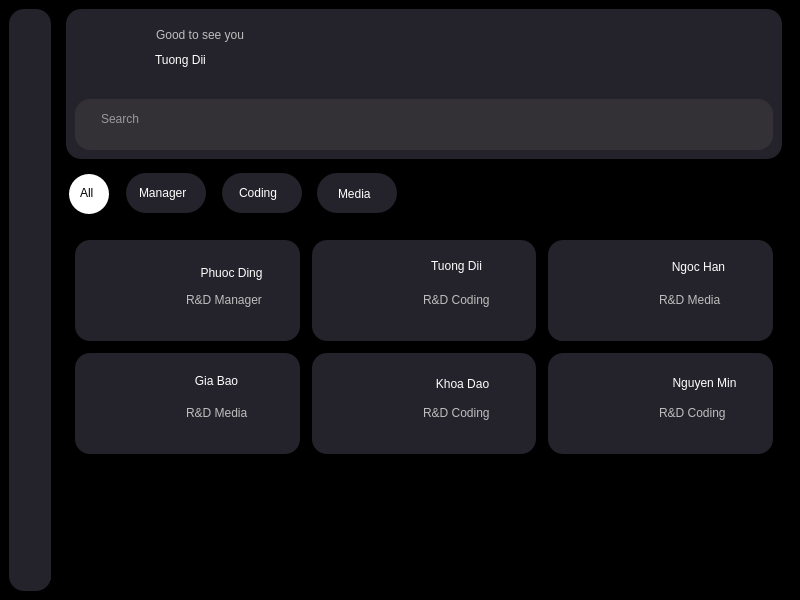
<?xml version="1.0" encoding="UTF-8"?>
<ui version="4.0">
 <class>MainWindow</class>
 <widget class="QMainWindow" name="MainWindow">
  <property name="geometry">
   <rect>
    <x>0</x>
    <y>0</y>
    <width>800</width>
    <height>600</height>
   </rect>
  </property>
  <property name="windowTitle">
   <string>MainWindow</string>
  </property>
  <property name="styleSheet">
   <string notr="true">background-color: black;</string>
  </property>
  <widget class="QWidget" name="centralwidget">
   <layout class="QHBoxLayout" name="horizontalLayout">
    <item>
     <widget class="QWidget" name="widget" native="true">
      <property name="minimumSize">
       <size>
        <width>42</width>
        <height>0</height>
       </size>
      </property>
      <property name="maximumSize">
       <size>
        <width>42</width>
        <height>16777215</height>
       </size>
      </property>
      <property name="styleSheet">
       <string notr="true">background-color: #24222A;
border-radius: 15px;</string>
      </property>
      <layout class="QVBoxLayout" name="verticalLayout_3">
       <item>
        <widget class="QWidget" name="widget_8" native="true">
         <widget class="QLabel" name="label_7">
          <property name="geometry">
           <rect>
            <x>1</x>
            <y>11</y>
            <width>20</width>
            <height>20</height>
           </rect>
          </property>
          <property name="text">
           <string/>
          </property>
          <property name="pixmap">
           <pixmap>../img/icons8-home-30.png</pixmap>
          </property>
          <property name="scaledContents">
           <bool>true</bool>
          </property>
         </widget>
         <widget class="QLabel" name="label_8">
          <property name="geometry">
           <rect>
            <x>1</x>
            <y>41</y>
            <width>20</width>
            <height>20</height>
           </rect>
          </property>
          <property name="text">
           <string/>
          </property>
          <property name="pixmap">
           <pixmap>../img/icons8-images-folder-48.png</pixmap>
          </property>
          <property name="scaledContents">
           <bool>true</bool>
          </property>
         </widget>
         <widget class="QLabel" name="label_9">
          <property name="geometry">
           <rect>
            <x>2</x>
            <y>71</y>
            <width>20</width>
            <height>20</height>
           </rect>
          </property>
          <property name="text">
           <string/>
          </property>
          <property name="pixmap">
           <pixmap>../img/icons8-friends-48.png</pixmap>
          </property>
          <property name="scaledContents">
           <bool>true</bool>
          </property>
         </widget>
        </widget>
       </item>
       <item>
        <widget class="QWidget" name="widget_9" native="true">
         <property name="minimumSize">
          <size>
           <width>40</width>
           <height>40</height>
          </size>
         </property>
         <property name="maximumSize">
          <size>
           <width>40</width>
           <height>40</height>
          </size>
         </property>
         <widget class="QLabel" name="label_6">
          <property name="geometry">
           <rect>
            <x>2</x>
            <y>13</y>
            <width>20</width>
            <height>20</height>
           </rect>
          </property>
          <property name="text">
           <string/>
          </property>
          <property name="pixmap">
           <pixmap>../img/icons8-qr-64.png</pixmap>
          </property>
          <property name="scaledContents">
           <bool>true</bool>
          </property>
         </widget>
        </widget>
       </item>
      </layout>
     </widget>
    </item>
    <item>
     <widget class="QWidget" name="widget_2" native="true">
      <property name="styleSheet">
       <string notr="true"/>
      </property>
      <layout class="QVBoxLayout" name="verticalLayout">
       <property name="topMargin">
        <number>0</number>
       </property>
       <item>
        <widget class="QWidget" name="widget_3" native="true">
         <property name="minimumSize">
          <size>
           <width>0</width>
           <height>150</height>
          </size>
         </property>
         <property name="maximumSize">
          <size>
           <width>16777215</width>
           <height>150</height>
          </size>
         </property>
         <property name="styleSheet">
          <string notr="true">background-color: #24222A;
border-radius: 15px;</string>
         </property>
         <layout class="QVBoxLayout" name="verticalLayout_2">
          <property name="topMargin">
           <number>0</number>
          </property>
          <item>
           <widget class="QFrame" name="frame">
            <property name="frameShape">
             <enum>QFrame::StyledPanel</enum>
            </property>
            <property name="frameShadow">
             <enum>QFrame::Raised</enum>
            </property>
            <layout class="QHBoxLayout" name="horizontalLayout_2">
             <property name="leftMargin">
              <number>0</number>
             </property>
             <property name="topMargin">
              <number>0</number>
             </property>
             <property name="rightMargin">
              <number>0</number>
             </property>
             <property name="bottomMargin">
              <number>0</number>
             </property>
             <item>
              <widget class="QWidget" name="widget_6" native="true">
               <widget class="QLabel" name="lblUser">
                <property name="geometry">
                 <rect>
                  <x>-3</x>
                  <y>8</y>
                  <width>70</width>
                  <height>70</height>
                 </rect>
                </property>
                <property name="text">
                 <string/>
                </property>
                <property name="pixmap">
                 <pixmap>../img/TuongDii.png</pixmap>
                </property>
                <property name="scaledContents">
                 <bool>true</bool>
                </property>
               </widget>
               <widget class="QLabel" name="label_3">
                <property name="enabled">
                 <bool>false</bool>
                </property>
                <property name="geometry">
                 <rect>
                  <x>81</x>
                  <y>18</y>
                  <width>121</width>
                  <height>16</height>
                 </rect>
                </property>
                <property name="styleSheet">
                 <string notr="true">font: 11pt &quot;Segoe UI&quot;;</string>
                </property>
                <property name="text">
                 <string>Good to see you</string>
                </property>
               </widget>
               <widget class="QLabel" name="lbUsername">
                <property name="geometry">
                 <rect>
                  <x>80</x>
                  <y>40</y>
                  <width>91</width>
                  <height>21</height>
                 </rect>
                </property>
                <property name="styleSheet">
                 <string notr="true">font: 700 12pt &quot;Arial&quot;;
color: #ffffff;</string>
                </property>
                <property name="text">
                 <string>Tuong Dii</string>
                </property>
               </widget>
              </widget>
             </item>
             <item>
              <widget class="QWidget" name="widget_7" native="true">
               <property name="minimumSize">
                <size>
                 <width>80</width>
                 <height>0</height>
                </size>
               </property>
               <property name="maximumSize">
                <size>
                 <width>80</width>
                 <height>16777215</height>
                </size>
               </property>
               <widget class="QLabel" name="label">
                <property name="geometry">
                 <rect>
                  <x>26</x>
                  <y>20</y>
                  <width>50</width>
                  <height>50</height>
                 </rect>
                </property>
                <property name="text">
                 <string/>
                </property>
                <property name="pixmap">
                 <pixmap>../img/icons8-qr-code-64.png</pixmap>
                </property>
                <property name="scaledContents">
                 <bool>true</bool>
                </property>
               </widget>
              </widget>
             </item>
            </layout>
           </widget>
          </item>
          <item>
           <widget class="QFrame" name="frame_2">
            <property name="minimumSize">
             <size>
              <width>0</width>
              <height>51</height>
             </size>
            </property>
            <property name="maximumSize">
             <size>
              <width>16777215</width>
              <height>51</height>
             </size>
            </property>
            <property name="styleSheet">
             <string notr="true">background-color: #333135;</string>
            </property>
            <property name="frameShape">
             <enum>QFrame::StyledPanel</enum>
            </property>
            <property name="frameShadow">
             <enum>QFrame::Raised</enum>
            </property>
            <layout class="QHBoxLayout" name="horizontalLayout_3">
             <item>
              <widget class="QLabel" name="label_5">
               <property name="maximumSize">
                <size>
                 <width>25</width>
                 <height>25</height>
                </size>
               </property>
               <property name="text">
                <string/>
               </property>
               <property name="pixmap">
                <pixmap>../img/icons8-search-30.png</pixmap>
               </property>
               <property name="scaledContents">
                <bool>true</bool>
               </property>
              </widget>
             </item>
             <item>
              <widget class="QTextEdit" name="textEdit">
               <property name="cursor" stdset="0">
                <cursorShape>IBeamCursor</cursorShape>
               </property>
               <property name="styleSheet">
                <string notr="true">color: white</string>
               </property>
               <property name="placeholderText">
                <string>Search</string>
               </property>
              </widget>
             </item>
            </layout>
           </widget>
          </item>
         </layout>
        </widget>
       </item>
       <item>
        <widget class="QWidget" name="widget_4" native="true">
         <property name="minimumSize">
          <size>
           <width>0</width>
           <height>60</height>
          </size>
         </property>
         <property name="maximumSize">
          <size>
           <width>16777215</width>
           <height>60</height>
          </size>
         </property>
         <property name="styleSheet">
          <string notr="true"/>
         </property>
         <widget class="QGraphicsView" name="graphicsView">
          <property name="geometry">
           <rect>
            <x>3</x>
            <y>9</y>
            <width>40</width>
            <height>40</height>
           </rect>
          </property>
          <property name="styleSheet">
           <string notr="true">border-radius: 20px;
background-color: #FFFFFF;</string>
          </property>
         </widget>
         <widget class="QGraphicsView" name="graphicsView_2">
          <property name="geometry">
           <rect>
            <x>60</x>
            <y>8</y>
            <width>80</width>
            <height>40</height>
           </rect>
          </property>
          <property name="styleSheet">
           <string notr="true">border-radius: 20px;
background-color: #24222A;</string>
          </property>
         </widget>
         <widget class="QGraphicsView" name="graphicsView_5">
          <property name="geometry">
           <rect>
            <x>156</x>
            <y>8</y>
            <width>80</width>
            <height>40</height>
           </rect>
          </property>
          <property name="styleSheet">
           <string notr="true">border-radius: 20px;
background-color: #24222A;</string>
          </property>
         </widget>
         <widget class="QGraphicsView" name="graphicsView_6">
          <property name="geometry">
           <rect>
            <x>251</x>
            <y>8</y>
            <width>80</width>
            <height>40</height>
           </rect>
          </property>
          <property name="styleSheet">
           <string notr="true">border-radius: 20px;
background-color: #24222A;</string>
          </property>
         </widget>
         <widget class="QLabel" name="label_10">
          <property name="geometry">
           <rect>
            <x>14</x>
            <y>20</y>
            <width>21</width>
            <height>16</height>
           </rect>
          </property>
          <property name="styleSheet">
           <string notr="true">background-color: #FFFFFF;
font: 700 10pt &quot;Arial&quot;;</string>
          </property>
          <property name="text">
           <string>All</string>
          </property>
          <property name="scaledContents">
           <bool>true</bool>
          </property>
         </widget>
         <widget class="QLabel" name="label_11">
          <property name="geometry">
           <rect>
            <x>73</x>
            <y>17</y>
            <width>61</width>
            <height>21</height>
           </rect>
          </property>
          <property name="styleSheet">
           <string notr="true">background-color: #24222A;
font: 700 10pt &quot;Arial&quot;;
color: #FFFFFF;</string>
          </property>
          <property name="text">
           <string>Manager</string>
          </property>
         </widget>
         <widget class="QLabel" name="label_12">
          <property name="geometry">
           <rect>
            <x>173</x>
            <y>17</y>
            <width>51</width>
            <height>21</height>
           </rect>
          </property>
          <property name="styleSheet">
           <string notr="true">background-color: #24222A;
font: 700 10pt &quot;Arial&quot;;
color: #FFFFFF;</string>
          </property>
          <property name="text">
           <string>Coding</string>
          </property>
         </widget>
         <widget class="QLabel" name="label_13">
          <property name="geometry">
           <rect>
            <x>272</x>
            <y>18</y>
            <width>51</width>
            <height>21</height>
           </rect>
          </property>
          <property name="styleSheet">
           <string notr="true">background-color: #24222A;
font: 700 10pt &quot;Arial&quot;;
color: #FFFFFF;</string>
          </property>
          <property name="text">
           <string>Media</string>
          </property>
         </widget>
        </widget>
       </item>
       <item>
        <widget class="QWidget" name="widget_5" native="true">
         <property name="styleSheet">
          <string notr="true"/>
         </property>
         <layout class="QGridLayout" name="gridLayout">
          <property name="spacing">
           <number>12</number>
          </property>
          <item row="0" column="1">
           <widget class="QFrame" name="frame_6">
            <property name="styleSheet">
             <string notr="true">background-color: #24222A;
border-radius: 15px;</string>
            </property>
            <property name="frameShape">
             <enum>QFrame::StyledPanel</enum>
            </property>
            <property name="frameShadow">
             <enum>QFrame::Raised</enum>
            </property>
            <widget class="QLabel" name="label_23">
             <property name="enabled">
              <bool>false</bool>
             </property>
             <property name="geometry">
              <rect>
               <x>111</x>
               <y>50</y>
               <width>91</width>
               <height>20</height>
              </rect>
             </property>
             <property name="styleSheet">
              <string notr="true">font: 700 10pt &quot;Arial&quot;;
</string>
             </property>
             <property name="text">
              <string>R&amp;D Coding</string>
             </property>
            </widget>
            <widget class="QPushButton" name="btn_view2">
             <property name="geometry">
              <rect>
               <x>107</x>
               <y>14</y>
               <width>75</width>
               <height>24</height>
              </rect>
             </property>
             <property name="cursor">
              <cursorShape>PointingHandCursor</cursorShape>
             </property>
             <property name="styleSheet">
              <string notr="true">font: 700 12pt &quot;Arial&quot;;
color: #ffffff;</string>
             </property>
             <property name="text">
              <string>Tuong Dii</string>
             </property>
            </widget>
            <widget class="QPushButton" name="btn_viewImg2">
             <property name="geometry">
              <rect>
               <x>1</x>
               <y>6</y>
               <width>101</width>
               <height>90</height>
              </rect>
             </property>
             <property name="cursor">
              <cursorShape>PointingHandCursor</cursorShape>
             </property>
             <property name="text">
              <string/>
             </property>
             <property name="icon">
              <iconset>
               <normaloff>../img/TuongDii.png</normaloff>../img/TuongDii.png</iconset>
             </property>
             <property name="iconSize">
              <size>
               <width>100</width>
               <height>91</height>
              </size>
             </property>
            </widget>
           </widget>
          </item>
          <item row="1" column="2">
           <widget class="QFrame" name="frame_9">
            <property name="styleSheet">
             <string notr="true">background-color: #24222A;
border-radius: 15px;</string>
            </property>
            <property name="frameShape">
             <enum>QFrame::StyledPanel</enum>
            </property>
            <property name="frameShadow">
             <enum>QFrame::Raised</enum>
            </property>
            <widget class="QLabel" name="label_32">
             <property name="enabled">
              <bool>false</bool>
             </property>
             <property name="geometry">
              <rect>
               <x>111</x>
               <y>50</y>
               <width>91</width>
               <height>20</height>
              </rect>
             </property>
             <property name="styleSheet">
              <string notr="true">font: 700 10pt &quot;Arial&quot;;
</string>
             </property>
             <property name="text">
              <string>R&amp;D Coding</string>
             </property>
            </widget>
            <widget class="QPushButton" name="btn_viewImg6">
             <property name="geometry">
              <rect>
               <x>6</x>
               <y>6</y>
               <width>101</width>
               <height>91</height>
              </rect>
             </property>
             <property name="cursor">
              <cursorShape>PointingHandCursor</cursorShape>
             </property>
             <property name="text">
              <string/>
             </property>
             <property name="icon">
              <iconset>
               <normaloff>../img/Minh.png</normaloff>../img/Minh.png</iconset>
             </property>
             <property name="iconSize">
              <size>
               <width>100</width>
               <height>91</height>
              </size>
             </property>
            </widget>
            <widget class="QPushButton" name="btn_view6">
             <property name="geometry">
              <rect>
               <x>106</x>
               <y>18</y>
               <width>101</width>
               <height>24</height>
              </rect>
             </property>
             <property name="cursor">
              <cursorShape>PointingHandCursor</cursorShape>
             </property>
             <property name="styleSheet">
              <string notr="true">font: 700 12pt &quot;Arial&quot;;
color: #ffffff;</string>
             </property>
             <property name="text">
              <string>Nguyen Min</string>
             </property>
            </widget>
           </widget>
          </item>
          <item row="0" column="0">
           <widget class="QFrame" name="frame_4">
            <property name="minimumSize">
             <size>
              <width>0</width>
              <height>0</height>
             </size>
            </property>
            <property name="maximumSize">
             <size>
              <width>16777215</width>
              <height>101</height>
             </size>
            </property>
            <property name="styleSheet">
             <string notr="true">background-color: #24222A;
border-radius: 15px;</string>
            </property>
            <property name="frameShape">
             <enum>QFrame::StyledPanel</enum>
            </property>
            <property name="frameShadow">
             <enum>QFrame::Raised</enum>
            </property>
            <widget class="QLabel" name="label_14">
             <property name="enabled">
              <bool>false</bool>
             </property>
             <property name="geometry">
              <rect>
               <x>111</x>
               <y>50</y>
               <width>91</width>
               <height>20</height>
              </rect>
             </property>
             <property name="styleSheet">
              <string notr="true">font: 700 10pt &quot;Arial&quot;;
</string>
             </property>
             <property name="text">
              <string>R&amp;D Manager</string>
             </property>
            </widget>
            <widget class="QPushButton" name="btn_viewImg1">
             <property name="geometry">
              <rect>
               <x>10</x>
               <y>10</y>
               <width>91</width>
               <height>81</height>
              </rect>
             </property>
             <property name="cursor">
              <cursorShape>PointingHandCursor</cursorShape>
             </property>
             <property name="text">
              <string/>
             </property>
             <property name="icon">
              <iconset>
               <normaloff>../img/anhPhuoc.png</normaloff>../img/anhPhuoc.png</iconset>
             </property>
             <property name="iconSize">
              <size>
               <width>100</width>
               <height>91</height>
              </size>
             </property>
            </widget>
            <widget class="QPushButton" name="btn_view1">
             <property name="geometry">
              <rect>
               <x>106</x>
               <y>17</y>
               <width>101</width>
               <height>31</height>
              </rect>
             </property>
             <property name="cursor">
              <cursorShape>PointingHandCursor</cursorShape>
             </property>
             <property name="styleSheet">
              <string notr="true">font: 700 12pt &quot;Arial&quot;;
color: #ffffff;</string>
             </property>
             <property name="text">
              <string>Phuoc Ding</string>
             </property>
            </widget>
           </widget>
          </item>
          <item row="1" column="0">
           <widget class="QFrame" name="frame_5">
            <property name="maximumSize">
             <size>
              <width>16777215</width>
              <height>101</height>
             </size>
            </property>
            <property name="styleSheet">
             <string notr="true">background-color: #24222A;
border-radius: 15px;</string>
            </property>
            <property name="frameShape">
             <enum>QFrame::StyledPanel</enum>
            </property>
            <property name="frameShadow">
             <enum>QFrame::Raised</enum>
            </property>
            <widget class="QLabel" name="label_15">
             <property name="enabled">
              <bool>false</bool>
             </property>
             <property name="geometry">
              <rect>
               <x>111</x>
               <y>50</y>
               <width>91</width>
               <height>20</height>
              </rect>
             </property>
             <property name="styleSheet">
              <string notr="true">font: 700 10pt &quot;Arial&quot;;
</string>
             </property>
             <property name="text">
              <string>R&amp;D Media</string>
             </property>
            </widget>
            <widget class="QPushButton" name="btn_viewImg4">
             <property name="geometry">
              <rect>
               <x>10</x>
               <y>7</y>
               <width>91</width>
               <height>91</height>
              </rect>
             </property>
             <property name="cursor">
              <cursorShape>PointingHandCursor</cursorShape>
             </property>
             <property name="text">
              <string/>
             </property>
             <property name="icon">
              <iconset>
               <normaloff>../img/bao (2).png</normaloff>../img/bao (2).png</iconset>
             </property>
             <property name="iconSize">
              <size>
               <width>100</width>
               <height>91</height>
              </size>
             </property>
            </widget>
            <widget class="QPushButton" name="btn_view4">
             <property name="geometry">
              <rect>
               <x>104</x>
               <y>16</y>
               <width>75</width>
               <height>24</height>
              </rect>
             </property>
             <property name="cursor">
              <cursorShape>PointingHandCursor</cursorShape>
             </property>
             <property name="styleSheet">
              <string notr="true">font: 700 12pt &quot;Arial&quot;;
color: #ffffff;</string>
             </property>
             <property name="text">
              <string>Gia Bao</string>
             </property>
            </widget>
           </widget>
          </item>
          <item row="1" column="1">
           <widget class="QFrame" name="frame_7">
            <property name="styleSheet">
             <string notr="true">background-color: #24222A;
border-radius: 15px;</string>
            </property>
            <property name="frameShape">
             <enum>QFrame::StyledPanel</enum>
            </property>
            <property name="frameShadow">
             <enum>QFrame::Raised</enum>
            </property>
            <widget class="QLabel" name="label_26">
             <property name="enabled">
              <bool>false</bool>
             </property>
             <property name="geometry">
              <rect>
               <x>111</x>
               <y>50</y>
               <width>91</width>
               <height>20</height>
              </rect>
             </property>
             <property name="styleSheet">
              <string notr="true">font: 700 10pt &quot;Arial&quot;;
</string>
             </property>
             <property name="text">
              <string>R&amp;D Coding</string>
             </property>
            </widget>
            <widget class="QPushButton" name="btn_viewImg5">
             <property name="geometry">
              <rect>
               <x>3</x>
               <y>7</y>
               <width>101</width>
               <height>91</height>
              </rect>
             </property>
             <property name="cursor">
              <cursorShape>PointingHandCursor</cursorShape>
             </property>
             <property name="text">
              <string/>
             </property>
             <property name="icon">
              <iconset>
               <normaloff>../img/khoa.png</normaloff>../img/khoa.png</iconset>
             </property>
             <property name="iconSize">
              <size>
               <width>100</width>
               <height>91</height>
              </size>
             </property>
            </widget>
            <widget class="QPushButton" name="btn_view5">
             <property name="geometry">
              <rect>
               <x>105</x>
               <y>15</y>
               <width>91</width>
               <height>31</height>
              </rect>
             </property>
             <property name="cursor">
              <cursorShape>PointingHandCursor</cursorShape>
             </property>
             <property name="styleSheet">
              <string notr="true">font: 700 12pt &quot;Arial&quot;;
color: #ffffff;</string>
             </property>
             <property name="text">
              <string>Khoa Dao</string>
             </property>
            </widget>
           </widget>
          </item>
          <item row="0" column="2">
           <widget class="QFrame" name="frame_8">
            <property name="styleSheet">
             <string notr="true">background-color: #24222A;
border-radius: 15px;</string>
            </property>
            <property name="frameShape">
             <enum>QFrame::StyledPanel</enum>
            </property>
            <property name="frameShadow">
             <enum>QFrame::Raised</enum>
            </property>
            <widget class="QLabel" name="label_29">
             <property name="enabled">
              <bool>false</bool>
             </property>
             <property name="geometry">
              <rect>
               <x>111</x>
               <y>50</y>
               <width>91</width>
               <height>20</height>
              </rect>
             </property>
             <property name="styleSheet">
              <string notr="true">font: 700 10pt &quot;Arial&quot;;
</string>
             </property>
             <property name="text">
              <string>R&amp;D Media</string>
             </property>
            </widget>
            <widget class="QPushButton" name="btn_viewImg3">
             <property name="geometry">
              <rect>
               <x>0</x>
               <y>10</y>
               <width>101</width>
               <height>91</height>
              </rect>
             </property>
             <property name="cursor">
              <cursorShape>PointingHandCursor</cursorShape>
             </property>
             <property name="text">
              <string/>
             </property>
             <property name="icon">
              <iconset>
               <normaloff>../img/chiHan.png</normaloff>../img/chiHan.png</iconset>
             </property>
             <property name="iconSize">
              <size>
               <width>100</width>
               <height>91</height>
              </size>
             </property>
            </widget>
            <widget class="QPushButton" name="btn_view3">
             <property name="geometry">
              <rect>
               <x>110</x>
               <y>11</y>
               <width>81</width>
               <height>31</height>
              </rect>
             </property>
             <property name="cursor">
              <cursorShape>PointingHandCursor</cursorShape>
             </property>
             <property name="styleSheet">
              <string notr="true">font: 700 12pt &quot;Arial&quot;;
color: #ffffff;
</string>
             </property>
             <property name="text">
              <string>Ngoc Han</string>
             </property>
            </widget>
           </widget>
          </item>
          <item row="2" column="1">
           <widget class="QWidget" name="widget_10" native="true"/>
          </item>
         </layout>
        </widget>
       </item>
      </layout>
     </widget>
    </item>
   </layout>
  </widget>
 </widget>
 <resources/>
 <connections/>
</ui>
